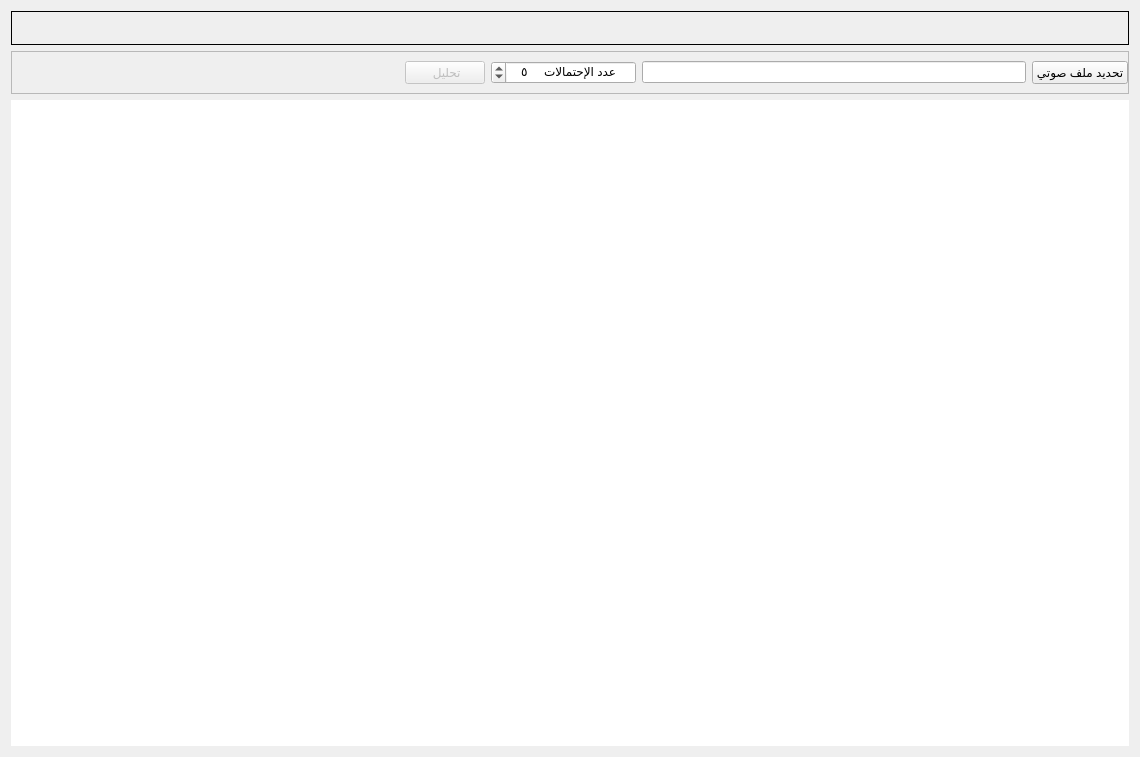
<?xml version="1.0" encoding="UTF-8"?>
<ui version="4.0">
 <class>Frame</class>
 <widget class="QFrame" name="Frame">
  <property name="geometry">
   <rect>
    <x>0</x>
    <y>0</y>
    <width>1140</width>
    <height>757</height>
   </rect>
  </property>
  <property name="sizePolicy">
   <sizepolicy hsizetype="Expanding" vsizetype="Expanding">
    <horstretch>0</horstretch>
    <verstretch>0</verstretch>
   </sizepolicy>
  </property>
  <property name="windowTitle">
   <string>Frame</string>
  </property>
  <property name="layoutDirection">
   <enum>Qt::RightToLeft</enum>
  </property>
  <property name="styleSheet">
   <string notr="true"/>
  </property>
  <property name="locale">
   <locale language="Arabic" country="Lebanon"/>
  </property>
  <layout class="QVBoxLayout" name="verticalLayout">
   <item>
    <widget class="QFrame" name="frame">
     <property name="sizePolicy">
      <sizepolicy hsizetype="Preferred" vsizetype="Fixed">
       <horstretch>0</horstretch>
       <verstretch>0</verstretch>
      </sizepolicy>
     </property>
     <property name="layoutDirection">
      <enum>Qt::RightToLeft</enum>
     </property>
     <property name="frameShape">
      <enum>QFrame::Panel</enum>
     </property>
     <property name="frameShadow">
      <enum>QFrame::Plain</enum>
     </property>
     <layout class="QHBoxLayout" name="horizontalLayout">
      <item>
       <widget class="QLabel" name="db_path_lbl">
        <property name="layoutDirection">
         <enum>Qt::LeftToRight</enum>
        </property>
        <property name="alignment">
         <set>Qt::AlignCenter</set>
        </property>
       </widget>
      </item>
     </layout>
    </widget>
   </item>
   <item>
    <widget class="QFrame" name="frame_2">
     <property name="sizePolicy">
      <sizepolicy hsizetype="Preferred" vsizetype="Fixed">
       <horstretch>0</horstretch>
       <verstretch>0</verstretch>
      </sizepolicy>
     </property>
     <property name="layoutDirection">
      <enum>Qt::RightToLeft</enum>
     </property>
     <property name="frameShape">
      <enum>QFrame::StyledPanel</enum>
     </property>
     <property name="frameShadow">
      <enum>QFrame::Raised</enum>
     </property>
     <layout class="QHBoxLayout" name="horizontalLayout_2">
      <property name="rightMargin">
       <number>0</number>
      </property>
      <item>
       <widget class="QPushButton" name="select_image_btn">
        <property name="text">
         <string>تحديد ملف صوتي</string>
        </property>
        <property name="icon">
         <iconset resource="../resources/resources.qrc">
          <normaloff>:/icons/images/Audio File.ico</normaloff>:/icons/images/Audio File.ico</iconset>
        </property>
        <property name="iconSize">
         <size>
          <width>24</width>
          <height>24</height>
         </size>
        </property>
       </widget>
      </item>
      <item>
       <widget class="QLineEdit" name="sound_path">
        <property name="enabled">
         <bool>true</bool>
        </property>
        <property name="toolTip">
         <string/>
        </property>
        <property name="readOnly">
         <bool>true</bool>
        </property>
       </widget>
      </item>
      <item>
       <widget class="QSpinBox" name="alters_spin">
        <property name="toolTip">
         <string/>
        </property>
        <property name="layoutDirection">
         <enum>Qt::RightToLeft</enum>
        </property>
        <property name="wrapping">
         <bool>true</bool>
        </property>
        <property name="alignment">
         <set>Qt::AlignCenter</set>
        </property>
        <property name="prefix">
         <string> عدد الإحتمالات     </string>
        </property>
        <property name="minimum">
         <number>1</number>
        </property>
        <property name="maximum">
         <number>1000</number>
        </property>
        <property name="value">
         <number>5</number>
        </property>
        <property name="displayIntegerBase">
         <number>10</number>
        </property>
       </widget>
      </item>
      <item>
       <widget class="QPushButton" name="detect_image_btn">
        <property name="enabled">
         <bool>false</bool>
        </property>
        <property name="sizePolicy">
         <sizepolicy hsizetype="Fixed" vsizetype="Fixed">
          <horstretch>0</horstretch>
          <verstretch>0</verstretch>
         </sizepolicy>
        </property>
        <property name="toolTip">
         <string/>
        </property>
        <property name="text">
         <string> تحليل</string>
        </property>
        <property name="icon">
         <iconset resource="../resources/resources.qrc">
          <normaloff>:/icons/images/detect_audio.ico</normaloff>:/icons/images/detect_audio.ico</iconset>
        </property>
        <property name="iconSize">
         <size>
          <width>24</width>
          <height>24</height>
         </size>
        </property>
       </widget>
      </item>
      <item>
       <spacer name="horizontalSpacer_2">
        <property name="orientation">
         <enum>Qt::Horizontal</enum>
        </property>
        <property name="sizeHint" stdset="0">
         <size>
          <width>40</width>
          <height>20</height>
         </size>
        </property>
       </spacer>
      </item>
     </layout>
    </widget>
   </item>
   <item>
    <widget class="QFrame" name="frame_3">
     <property name="layoutDirection">
      <enum>Qt::RightToLeft</enum>
     </property>
     <property name="frameShape">
      <enum>QFrame::NoFrame</enum>
     </property>
     <layout class="QHBoxLayout" name="horizontalLayout_3">
      <property name="leftMargin">
       <number>0</number>
      </property>
      <property name="topMargin">
       <number>0</number>
      </property>
      <property name="rightMargin">
       <number>0</number>
      </property>
      <property name="bottomMargin">
       <number>0</number>
      </property>
      <item>
       <widget class="QTableWidget" name="tableWidget">
        <property name="layoutDirection">
         <enum>Qt::LeftToRight</enum>
        </property>
        <property name="frameShape">
         <enum>QFrame::NoFrame</enum>
        </property>
        <property name="editTriggers">
         <set>QAbstractItemView::NoEditTriggers</set>
        </property>
        <attribute name="horizontalHeaderVisible">
         <bool>false</bool>
        </attribute>
        <attribute name="horizontalHeaderCascadingSectionResizes">
         <bool>true</bool>
        </attribute>
        <attribute name="horizontalHeaderDefaultSectionSize">
         <number>500</number>
        </attribute>
        <attribute name="horizontalHeaderStretchLastSection">
         <bool>false</bool>
        </attribute>
        <attribute name="verticalHeaderVisible">
         <bool>false</bool>
        </attribute>
        <attribute name="verticalHeaderCascadingSectionResizes">
         <bool>true</bool>
        </attribute>
       </widget>
      </item>
     </layout>
    </widget>
   </item>
  </layout>
 </widget>
 <resources>
  <include location="../resources/resources.qrc"/>
 </resources>
 <connections/>
</ui>
